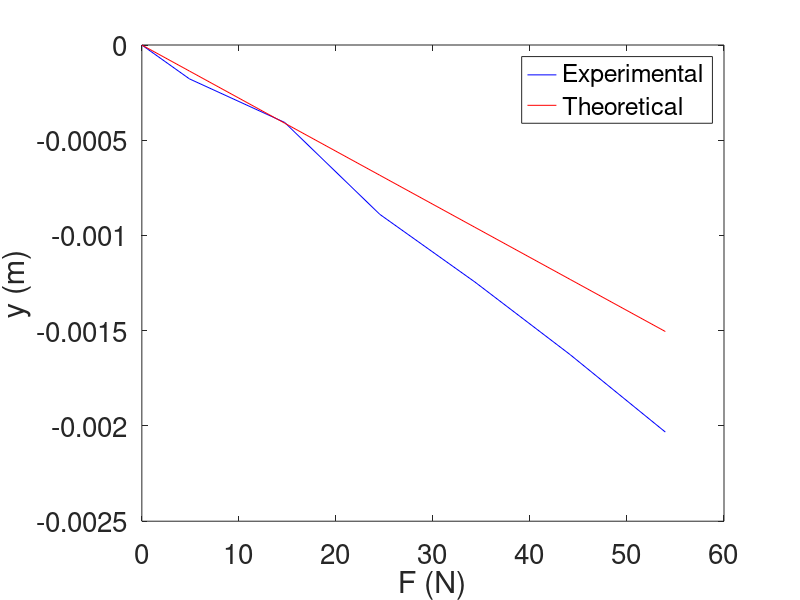
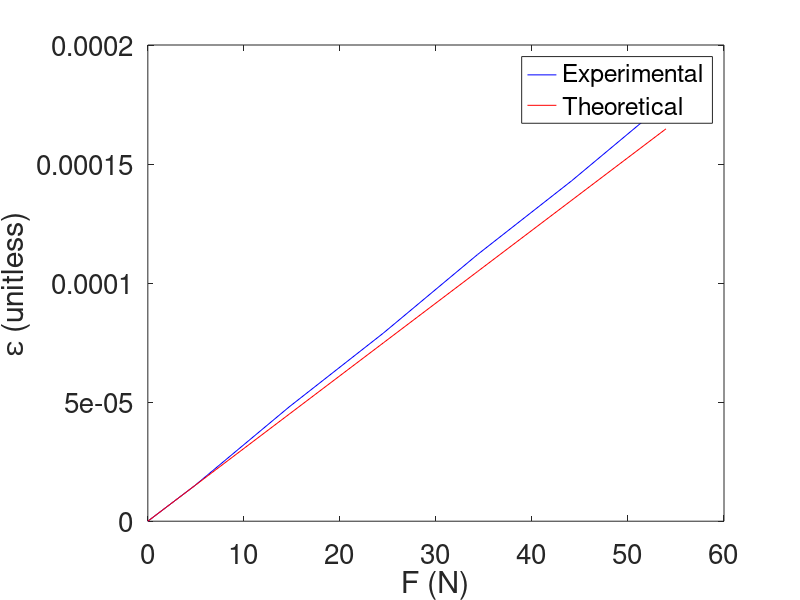

The MATLAB script that drew these images, in order:
% Chris Kreienkamp
% 2/10/17
% Experiment B3

clear
clc
clf


%% displacement vs load
F = [0 0.5 1.5 2.5 3.5 4.5 5.5]*9.81;        % N
vertdisp = [0.096 0.089 0.080 0.061 0.047 0.032 0.016];
offset = 0.096;
in2m = 0.0254;      % inches to meters
yactual = (vertdisp-offset)*in2m;  % meters
E = 69.5*10^9 ;      % N/m^2
L = (24+3/8)*in2m;
x = 19*in2m;
I = (0.181*in2m*(.5*in2m)^3+1.49*in2m*((.863*in2m)^3-(.5*in2m)^3))/12;
ytheor = F/(6*E*I)*(x^3-3*L*x^2);

figure(1)
plot(F,yactual,'b-',F,ytheor,'r-')
xlabel('F (N)'); ylabel('y (m)');
legend('Experimental','Theoretical','Location','Best')
set(gca,'FontSize',20)
% axis([0,55,0,0.000001])


%% measured strain vs load
strainactual = [0 15 48 79 112 143 176]*10^-6;
c = .863/2*in2m;
l = 21*in2m;
straintheor = c*F*l/(E*I);

figure(2)
plot(F, strainactual,'b-',F,straintheor,'r-')
xlabel('F (N)'); ylabel('\epsilon (unitless)');
legend('Experimental','Theoretical','Location','Best')
set(gca,'FontSize',20)